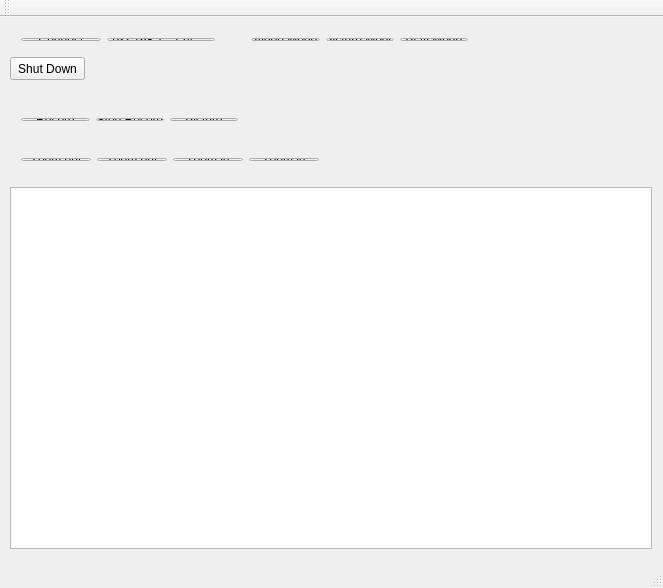
<?xml version="1.0" encoding="UTF-8"?>
<ui version="4.0">
 <class>MainWindow</class>
 <widget class="QMainWindow" name="MainWindow">
  <property name="geometry">
   <rect>
    <x>0</x>
    <y>0</y>
    <width>663</width>
    <height>588</height>
   </rect>
  </property>
  <property name="sizePolicy">
   <sizepolicy hsizetype="Fixed" vsizetype="Fixed">
    <horstretch>0</horstretch>
    <verstretch>0</verstretch>
   </sizepolicy>
  </property>
  <property name="windowTitle">
   <string>Panasonic Camera Remote</string>
  </property>
  <widget class="QWidget" name="centralWidget">
   <widget class="QGraphicsView" name="videoFrame">
    <property name="geometry">
     <rect>
      <x>10</x>
      <y>170</y>
      <width>642</width>
      <height>362</height>
     </rect>
    </property>
    <property name="sizePolicy">
     <sizepolicy hsizetype="Fixed" vsizetype="Fixed">
      <horstretch>0</horstretch>
      <verstretch>0</verstretch>
     </sizepolicy>
    </property>
   </widget>
   <widget class="QPushButton" name="shutDownButton">
    <property name="geometry">
     <rect>
      <x>10</x>
      <y>40</y>
      <width>75</width>
      <height>23</height>
     </rect>
    </property>
    <property name="text">
     <string>Shut Down</string>
    </property>
   </widget>
   <widget class="QWidget" name="">
    <property name="geometry">
     <rect>
      <x>10</x>
      <y>130</y>
      <width>320</width>
      <height>25</height>
     </rect>
    </property>
    <layout class="QHBoxLayout" name="horizontalLayout">
     <item>
      <widget class="QPushButton" name="wideFast">
       <property name="text">
        <string>Zoom out</string>
       </property>
      </widget>
     </item>
     <item>
      <widget class="QPushButton" name="wideSlow">
       <property name="text">
        <string>Zoom out</string>
       </property>
      </widget>
     </item>
     <item>
      <widget class="QPushButton" name="teleSlow">
       <property name="text">
        <string>Zoom in</string>
       </property>
      </widget>
     </item>
     <item>
      <widget class="QPushButton" name="teleFast">
       <property name="text">
        <string>Zoom in</string>
       </property>
      </widget>
     </item>
    </layout>
   </widget>
   <widget class="QWidget" name="">
    <property name="geometry">
     <rect>
      <x>240</x>
      <y>10</y>
      <width>239</width>
      <height>25</height>
     </rect>
    </property>
    <layout class="QHBoxLayout" name="horizontalLayout_2">
     <item>
      <widget class="QPushButton" name="videoModeButton">
       <property name="text">
        <string>Video Mode</string>
       </property>
      </widget>
     </item>
     <item>
      <widget class="QPushButton" name="pictureModeButton">
       <property name="text">
        <string>Picture Mode</string>
       </property>
      </widget>
     </item>
     <item>
      <widget class="QPushButton" name="playModeButton">
       <property name="text">
        <string>Play Mode</string>
       </property>
      </widget>
     </item>
    </layout>
   </widget>
   <widget class="QWidget" name="">
    <property name="geometry">
     <rect>
      <x>10</x>
      <y>90</y>
      <width>239</width>
      <height>25</height>
     </rect>
    </property>
    <layout class="QHBoxLayout" name="horizontalLayout_3">
     <item>
      <widget class="QPushButton" name="recButton">
       <property name="text">
        <string>Record</string>
       </property>
      </widget>
     </item>
     <item>
      <widget class="QPushButton" name="recstopButton">
       <property name="text">
        <string>Stop Record</string>
       </property>
      </widget>
     </item>
     <item>
      <widget class="QPushButton" name="pictureButton">
       <property name="text">
        <string>Picture</string>
       </property>
      </widget>
     </item>
    </layout>
   </widget>
   <widget class="QWidget" name="">
    <property name="geometry">
     <rect>
      <x>10</x>
      <y>10</y>
      <width>216</width>
      <height>25</height>
     </rect>
    </property>
    <layout class="QHBoxLayout" name="horizontalLayout_4">
     <item>
      <widget class="QPushButton" name="connectButton">
       <property name="text">
        <string>Connect</string>
       </property>
      </widget>
     </item>
     <item>
      <widget class="QLineEdit" name="lineEdit">
       <property name="inputMethodHints">
        <set>Qt::ImhUrlCharactersOnly</set>
       </property>
       <property name="inputMask">
        <string>000.000.000.000</string>
       </property>
       <property name="text">
        <string>192.168.1.124</string>
       </property>
      </widget>
     </item>
    </layout>
   </widget>
  </widget>
  <widget class="QMenuBar" name="menuBar">
   <property name="geometry">
    <rect>
     <x>0</x>
     <y>0</y>
     <width>663</width>
     <height>21</height>
    </rect>
   </property>
  </widget>
  <widget class="QToolBar" name="mainToolBar">
   <attribute name="toolBarArea">
    <enum>TopToolBarArea</enum>
   </attribute>
   <attribute name="toolBarBreak">
    <bool>false</bool>
   </attribute>
  </widget>
  <widget class="QStatusBar" name="statusBar"/>
 </widget>
 <layoutdefault spacing="6" margin="11"/>
 <resources/>
 <connections/>
</ui>
